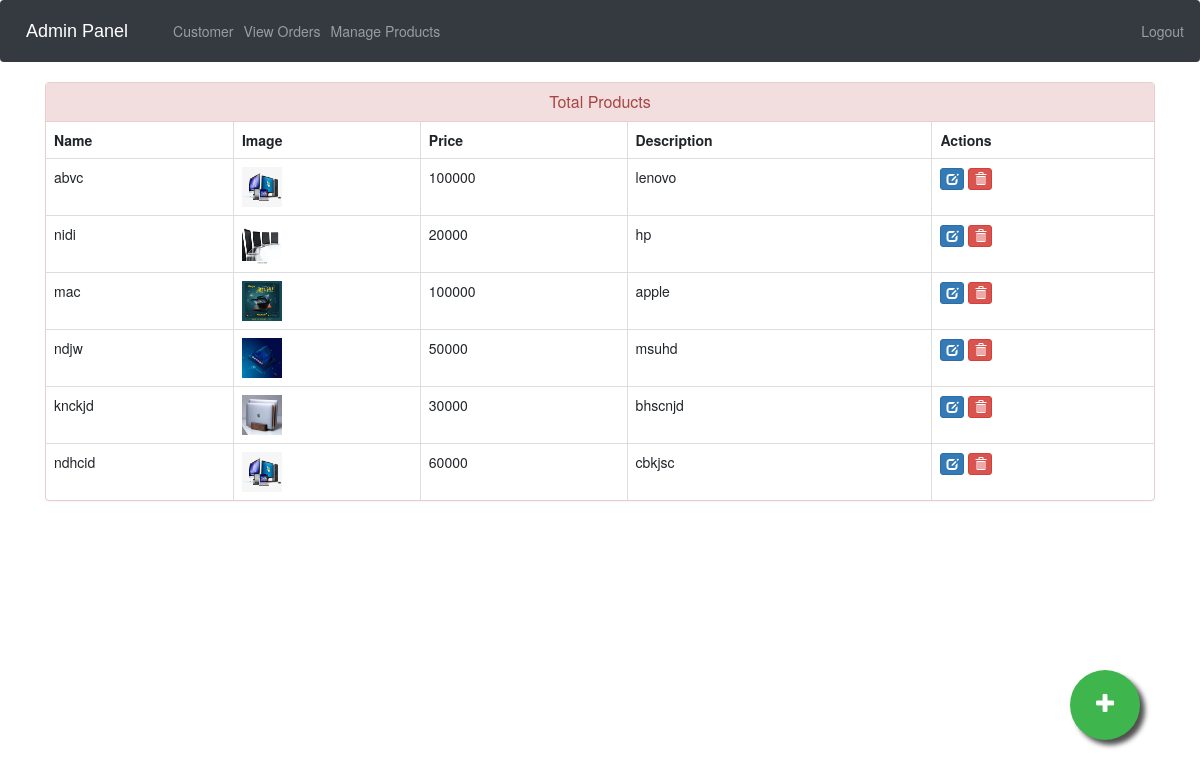
Screenshot of /admin-products (signed in) with the database file from the repository.
### ecom/models.py (models this page shows, shortened)
class Product(models.Model):
    name=models.CharField(max_length=40)
    product_image= models.ImageField(upload_to='product_image/',null=True,blank=True)
    price = models.PositiveIntegerField()
    description=models.CharField(max_length=40)

### ecom/views.py (the view)
# urls.py: path('admin-products', views.admin_products_view,name='admin-products'),
@login_required(login_url='adminlogin')
def admin_products_view(request):
    products=models.Product.objects.all()
    return render(request,'ecom/admin_products.html',{'products':products})

### templates/ecom/admin_products.html (shortened to what this page needs)
{% extends 'ecom/admin_base.html' %}
{% load static %}
{% block content %}
<head>
  <link href="//netdna.bootstrapcdn.com/bootstrap/3.0.0/css/bootstrap.min.css" rel="stylesheet" id="bootstrap-css">
</head>
<div class="container">
  <div class="panel panel-danger">
    <div class="panel-heading">
      <h6 class="panel-title">Total Products</h6>
    </div>
    <table class="table table-hover table-bordered" id="dev-table">
      <thead>
        <tr>
          <th>Name</th>
          <th>Image</th>
          <th>Price</th>
          <th>Description</th>
          <th>Actions</th>
        </tr>
      </thead>
      {% for p in products %}
  {% if p %}
      <tr>
        <td> {{p.name}}</td>
        <td> <img src="{% static p.product_image.url %}" alt="Profile Pic" height="40px" width="40px" /></td>
        <td>{{p.price}}</td>
        <td>{{p.description}}</td>
        <td><a class="btn btn-primary btn-xs" href="{% url 'update-product' p.id  %}"><span class="glyphicon glyphicon-edit"></span></a>
          <a class="btn btn-danger btn-xs" href="{% url 'delete-product' p.id  %}"><span class="glyphicon glyphicon-trash"></span></a></td>
      </tr>
      {%else%}
      <br><br><br>
      <h1>No Products!!</h1>
      {% endif %}
      {% endfor %}
    </table>
  </div>
</div>
<a href="/admin-add-product" class="float">
<i class="fa fa-plus my-float"></i>
</a>
{% endblock content %}

### templates/ecom/admin_base.html (style rules this page uses)
.fa { font-size: 23px; width: 60px; text-align: center; text-decoration: none; margin: 5px 2px; border-radius: 50%; }

### templates/ecom/admin_products.html (style rules this page uses)
a:link { text-decoration: none; }
h6 { text-align: center; }
.float { position:fixed; width:70px; height:70px; bottom:60px; right:60px; background-color:#3eb54d; color:#FFF; border-radius:50px; text-align:center; box-shadow: 5px 5px 5px #505050; }
.my-float { margin-top:22px; }

### rows the page displays
Product: name "abvc", product_image (picture), price "100000", description "lenovo"
Product: name "nidi", product_image (picture), price "20000", description "hp"
Product: name "mac", product_image (picture), price "100000", description "apple"
Product: name "ndjw", product_image (picture), price "50000", description "msuhd"
Product: name "knckjd", product_image (picture), price "30000", description "bhscnjd"
Product: name "ndhcid", product_image (picture), price "60000", description "cbkjsc"
